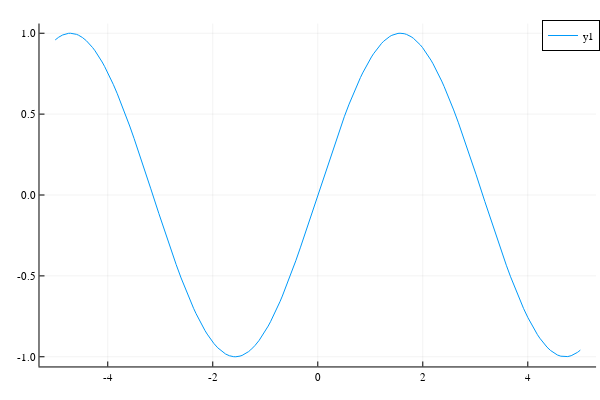

The cell this chart's notebook holds for it:
### Code cell
using Plots
# x and y given as arrays
plot(sin)

### Figure 1 — Plotly figure (JSON) as saved in the notebook; plotly's stock layout.template omitted (floating-point values rounded to 4 significant figures; data arrays with more than 128 entries replaced by an {"elided": "..."} marker saying what was removed)
{"data": [{"colorbar": {"len": 0.9525, "title": "", "x": 0.9934, "y": 0.5139}, "legendgroup": "y1", "line": {"color": "rgba(0, 154, 250, 1.000)", "dash": "solid", "shape": "linear", "width": 1}, "mode": "lines", "name": "y1", "showlegend": true, "type": "scatter", "x": {"elided": "167 float values"}, "xaxis": "x", "y": {"elided": "167 float values"}, "yaxis": "y"}], "layout": {"annotations": [], "height": 400, "legend": {"bgcolor": "rgba(255, 255, 255, 1.000)", "bordercolor": "rgba(0, 0, 0, 1.000)", "borderwidth": 1, "font": {"color": "rgba(0, 0, 0, 1.000)", "family": "sans-serif", "size": 11}, "title": {"font": {"color": "rgba(0, 0, 0, 1.000)", "family": "sans-serif", "size": 15}, "text": ""}, "tracegroupgap": 0, "traceorder": "normal", "x": 1, "xanchor": "auto", "y": 1, "yanchor": "auto"}, "margin": {"b": 20, "l": 0, "r": 0, "t": 20}, "paper_bgcolor": "rgba(255, 255, 255, 1.000)", "plot_bgcolor": "rgba(255, 255, 255, 1.000)", "showlegend": true, "width": 600, "xaxis": {"anchor": "y", "domain": [0.06582, 0.9934], "gridcolor": "rgba(0, 0, 0, 0.100)", "gridwidth": 0.5, "linecolor": "rgba(0, 0, 0, 1.000)", "mirror": false, "range": [-5.3, 5.3], "showgrid": true, "showline": true, "showticklabels": true, "tickangle": 0, "tickcolor": "rgb(0, 0, 0)", "tickfont": {"color": "rgba(0, 0, 0, 1.000)", "family": "sans-serif", "size": 11}, "tickmode": "array", "ticks": "inside", "ticktext": ["-4", "-2", "0", "2", "4"], "tickvals": [-4, -2, 0, 2, 4], "title": "", "titlefont": {"color": "rgba(0, 0, 0, 1.000)", "family": "sans-serif", "size": 15}, "type": "-", "visible": true, "zeroline": false, "zerolinecolor": "rgba(0, 0, 0, 1.000)"}, "yaxis": {"anchor": "x", "domain": [0.03762, 0.9902], "gridcolor": "rgba(0, 0, 0, 0.100)", "gridwidth": 0.5, "linecolor": "rgba(0, 0, 0, 1.000)", "mirror": false, "range": [-1.06, 1.06], "showgrid": true, "showline": true, "showticklabels": true, "tickangle": 0, "tickcolor": "rgb(0, 0, 0)", "tickfont": {"color": "rgba(0, 0, 0, 1.000)", "family": "sans-serif", "size": 11}, "tickmode": "array", "ticks": "inside", "ticktext": ["-1.0", "-0.5", "0.0", "0.5", "1.0"], "tickvals": [-1, -0.5, 0, 0.5, 1], "title": "", "titlefont": {"color": "rgba(0, 0, 0, 1.000)", "family": "sans-serif", "size": 15}, "type": "-", "visible": true, "zeroline": false, "zerolinecolor": "rgba(0, 0, 0, 1.000)"}}}
